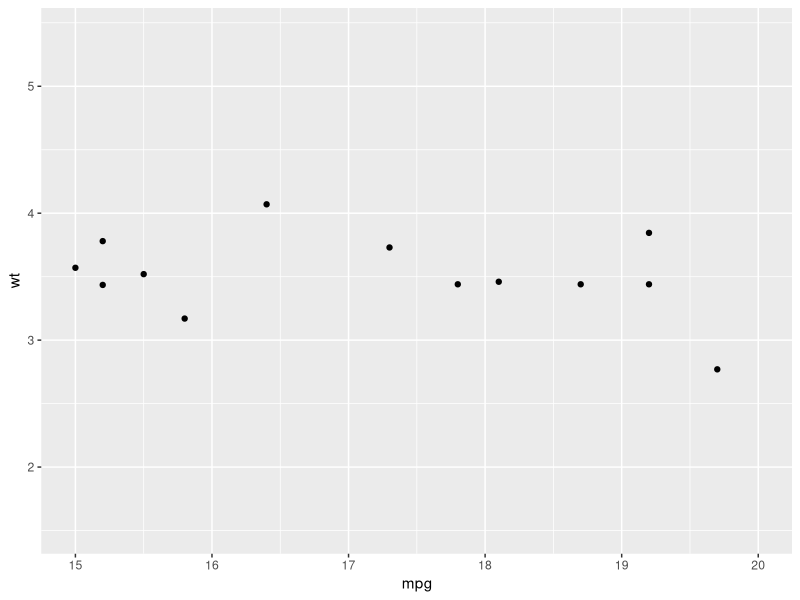
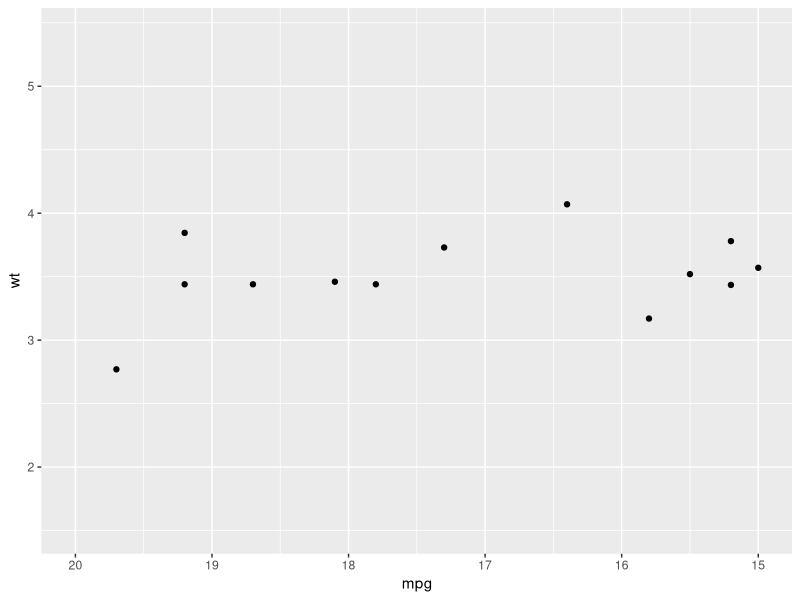
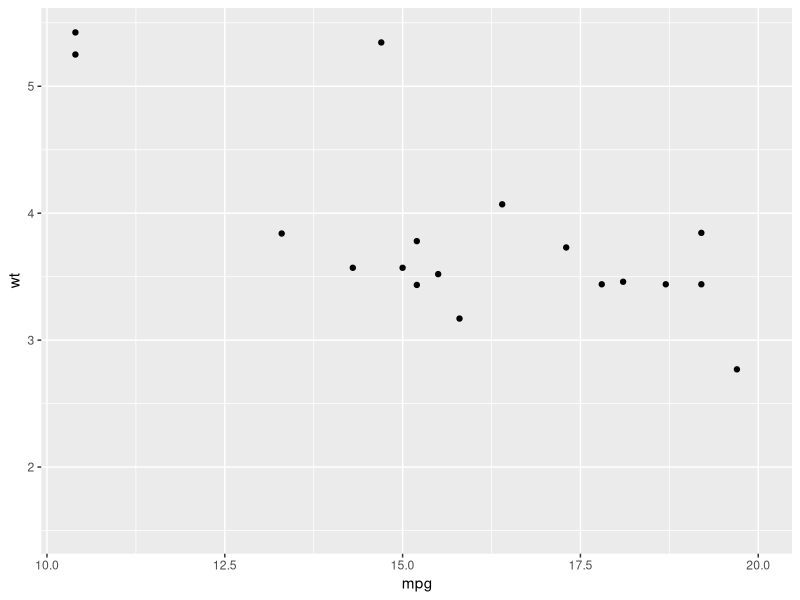
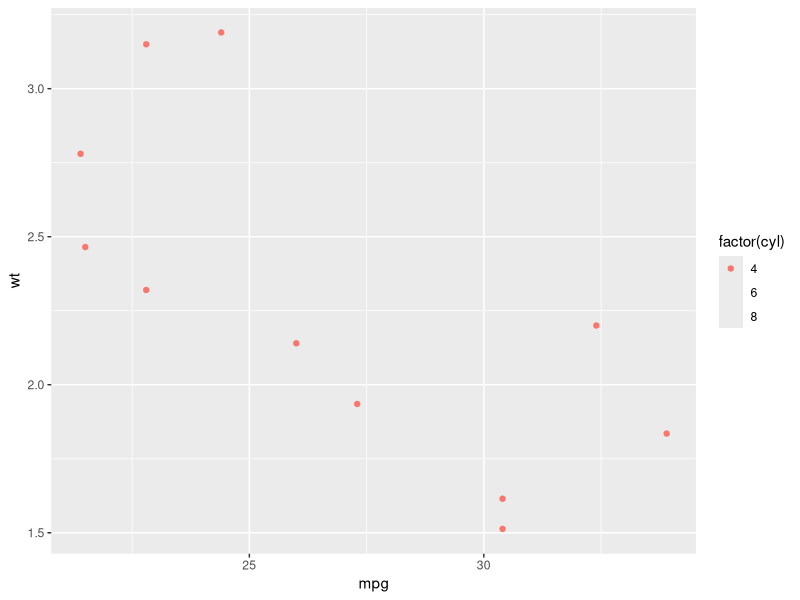
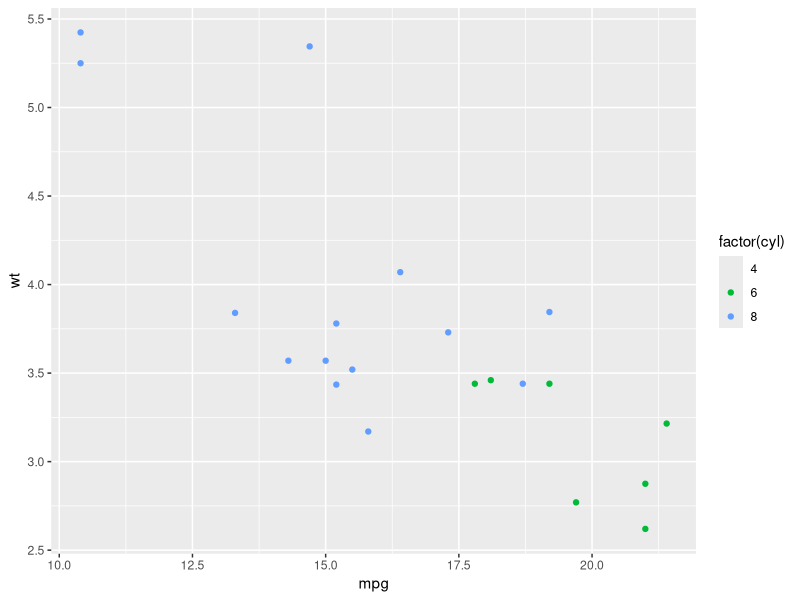
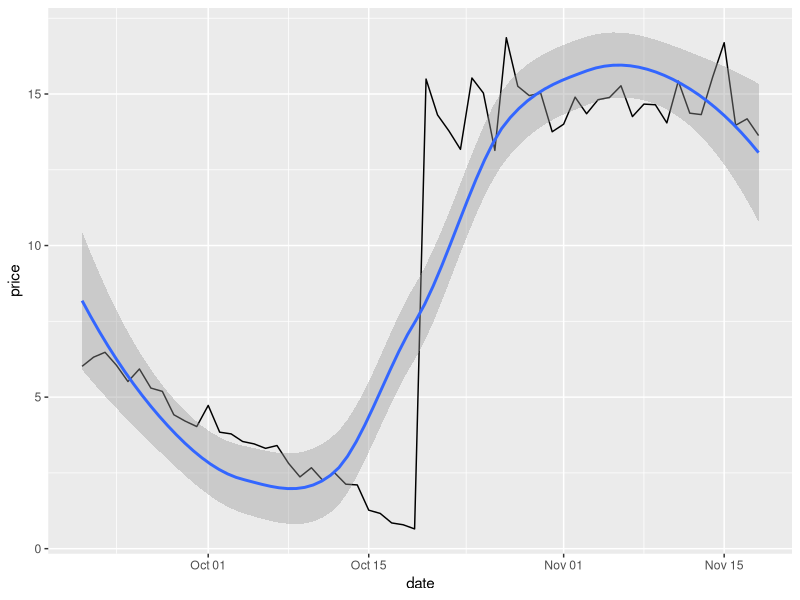
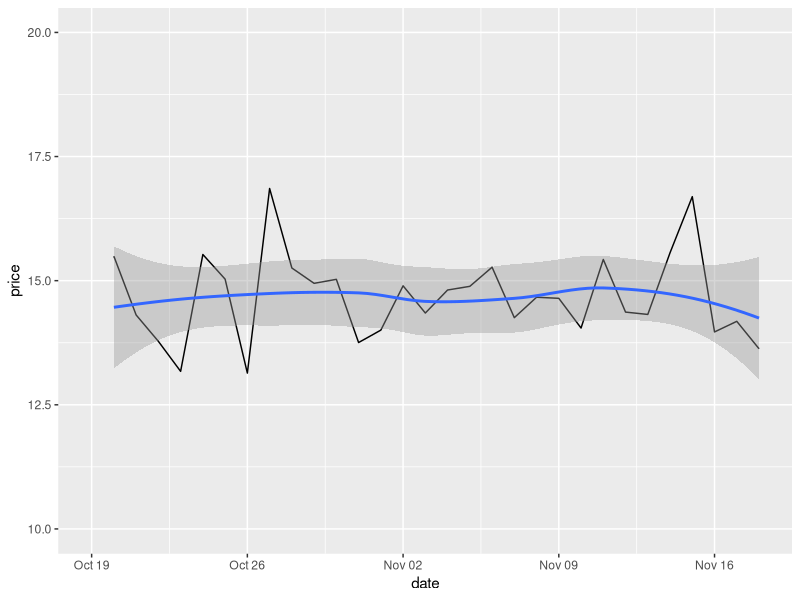
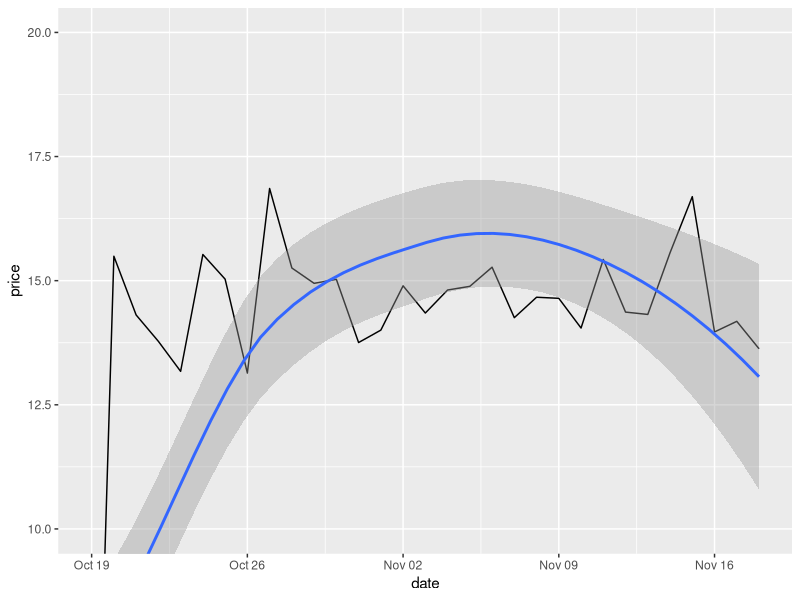

Generate these figures, in order, with R:
library(ggplot2)


### Name: lims
### Title: Set scale limits
### Aliases: lims xlim ylim

### ** Examples

# Zoom into a specified area
ggplot(mtcars, aes(mpg, wt)) +
  geom_point() +
  xlim(15, 20)

# reverse scale
ggplot(mtcars, aes(mpg, wt)) +
  geom_point() +
  xlim(20, 15)

# with automatic lower limit
ggplot(mtcars, aes(mpg, wt)) +
  geom_point() +
  xlim(NA, 20)

# You can also supply limits that are larger than the data.
# This is useful if you want to match scales across different plots
small <- subset(mtcars, cyl == 4)
big <- subset(mtcars, cyl > 4)

ggplot(small, aes(mpg, wt, colour = factor(cyl))) +
  geom_point() +
  lims(colour = c("4", "6", "8"))

ggplot(big, aes(mpg, wt, colour = factor(cyl))) +
  geom_point() +
  lims(colour = c("4", "6", "8"))

# There are two ways of setting the axis limits: with limits or
# with coordinate systems. They work in two rather different ways.

last_month <- Sys.Date() - 0:59
df <- data.frame(
  date = last_month,
  price = c(rnorm(30, mean = 15), runif(30) + 0.2 * (1:30))
)

p <- ggplot(df, aes(date, price)) +
  geom_line() +
  stat_smooth()

p

# Setting the limits with the scale discards all data outside the range.
p + lims(x= c(Sys.Date() - 30, NA), y = c(10, 20))

# For changing x or y axis limits **without** dropping data
# observations use [coord_cartesian()]. Setting the limits on the
# coordinate system performs a visual zoom.
p + coord_cartesian(xlim =c(Sys.Date() - 30, NA), ylim = c(10, 20))
